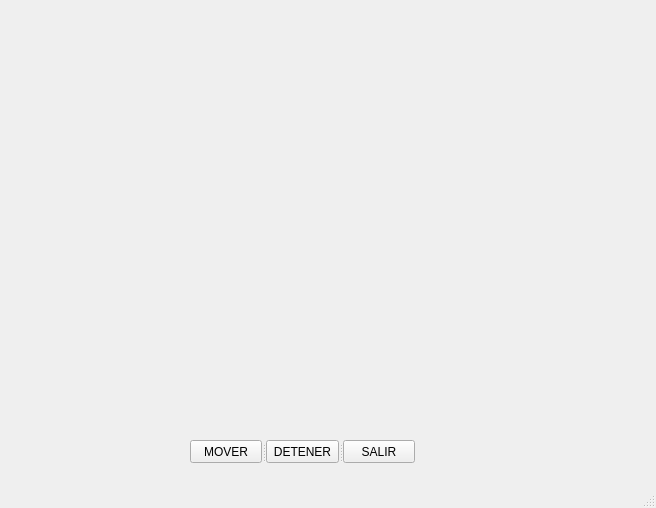
<?xml version="1.0" encoding="UTF-8"?>
<ui version="4.0">
 <class>MainWindow</class>
 <widget class="QMainWindow" name="MainWindow">
  <property name="geometry">
   <rect>
    <x>0</x>
    <y>0</y>
    <width>656</width>
    <height>508</height>
   </rect>
  </property>
  <property name="windowTitle">
   <string>MainWindow</string>
  </property>
  <widget class="QWidget" name="centralwidget">
   <widget class="QWidget" name="widget" native="true">
    <property name="geometry">
     <rect>
      <x>20</x>
      <y>10</y>
      <width>600</width>
      <height>400</height>
     </rect>
    </property>
    <property name="styleSheet">
     <string notr="true">background-image: url(:/new/prefix1/el-agua-de-la-pecera-2.jpg);</string>
    </property>
    <widget class="QLabel" name="label">
     <property name="geometry">
      <rect>
       <x>0</x>
       <y>0</y>
       <width>111</width>
       <height>65</height>
      </rect>
     </property>
     <property name="font">
      <font>
       <pointsize>14</pointsize>
      </font>
     </property>
     <property name="styleSheet">
      <string notr="true">background-image: url(:/new/prefix1/pez.png);</string>
     </property>
     <property name="text">
      <string/>
     </property>
    </widget>
    <widget class="QLabel" name="label_2">
     <property name="geometry">
      <rect>
       <x>0</x>
       <y>90</y>
       <width>90</width>
       <height>71</height>
      </rect>
     </property>
     <property name="styleSheet">
      <string notr="true">background-image: url(:/new/prefix1/pez_moradito.png);</string>
     </property>
     <property name="text">
      <string/>
     </property>
    </widget>
   </widget>
   <widget class="QSplitter" name="splitter">
    <property name="geometry">
     <rect>
      <x>190</x>
      <y>440</y>
      <width>225</width>
      <height>23</height>
     </rect>
    </property>
    <property name="orientation">
     <enum>Qt::Horizontal</enum>
    </property>
    <widget class="QPushButton" name="pushButton">
     <property name="text">
      <string>MOVER</string>
     </property>
    </widget>
    <widget class="QPushButton" name="pushButton_2">
     <property name="text">
      <string>DETENER</string>
     </property>
    </widget>
    <widget class="QPushButton" name="pushButton_3">
     <property name="text">
      <string>SALIR</string>
     </property>
    </widget>
   </widget>
  </widget>
  <widget class="QMenuBar" name="menubar">
   <property name="geometry">
    <rect>
     <x>0</x>
     <y>0</y>
     <width>656</width>
     <height>21</height>
    </rect>
   </property>
  </widget>
  <widget class="QStatusBar" name="statusbar"/>
 </widget>
 <resources/>
 <connections/>
</ui>
